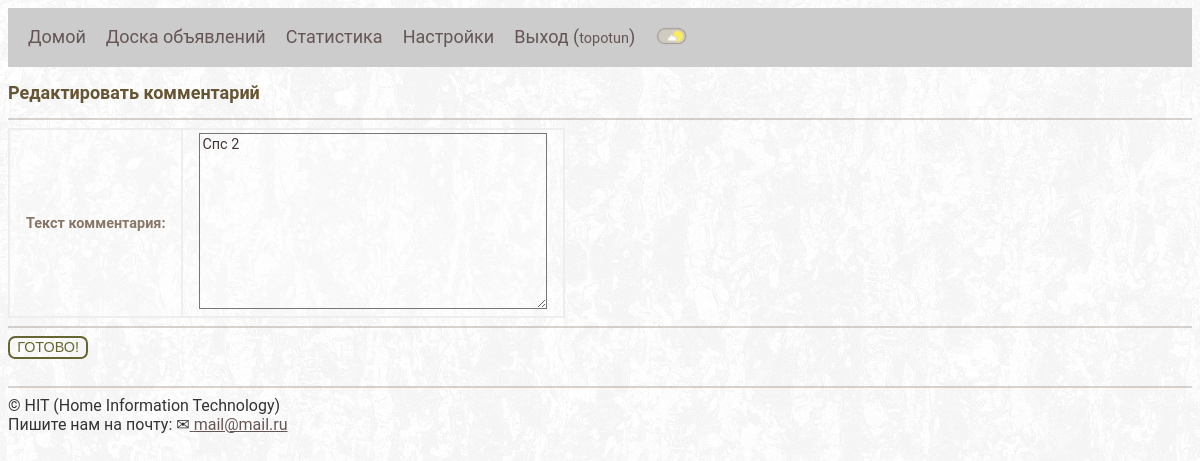
/board/edit_comment/22/ (signed in), run on an earlier commit of the app's database.
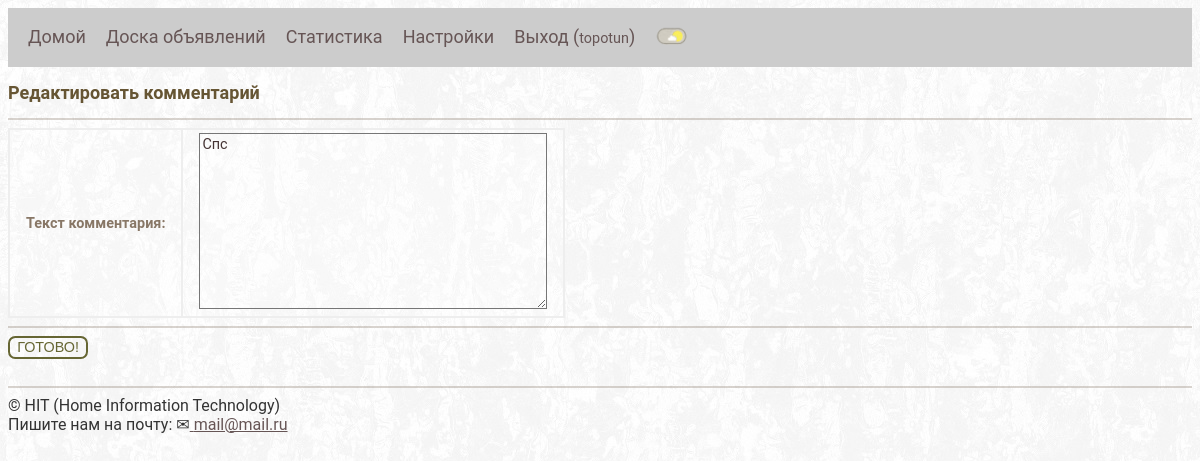
And on a later commit of the database.
### board/models.py (models this page shows, shortened)
class Comment(models.Model):
    advertisement = models.ForeignKey(Advertisement, related_name='comments', on_delete=models.CASCADE)
    author = models.ForeignKey(User, on_delete=models.CASCADE)
    content = models.TextField()
    created_at = models.DateTimeField(auto_now_add=True)
    class Meta:
        verbose_name = 'Комментарии'
        verbose_name_plural = 'Комментарии'

### board/views.py (the view)
# urls.py: path('edit_comment/<int:pk>/', views.edit_comment, name='edit_comment'),
@login_required
def edit_comment(request: HttpRequest, pk) -> HttpResponseRedirect:
    comment = Comment.objects.get(pk=pk)
    if request.user != comment.author and not request.user.is_superuser:
        return HttpResponseRedirect(request.META.get('HTTP_REFERER'))
    if request.method == "POST":
        form = CommentForm(request.POST, request.FILES, instance=comment)
        if form.is_valid():
            comment = form.save(commit=False)
            comment.save()
            pk = comment.advertisement.id
            return redirect('board:advertisement_detail', pk=pk)
    else:
        form = CommentForm(instance=comment)
    return render(request, 'board/add_comment.html',
                  {'form': form,
                   'title2': 'Редактировать комментарий'})

### board/forms.py
class CommentForm(forms.ModelForm):
    content = forms.CharField(label='Текст комментария:', widget=forms.Textarea, empty_value='')
    class Meta:
        model = Comment
        fields = ['content']

### board/user_preferences.py (called while the page is built, shortened)
def pref(request: HttpRequest):
    if request.user.is_authenticated:
        _preferences = Preferences.objects.filter(user=request.user).last()
    else:
        _preferences = None
    return {
        'user_pref': _preferences,
    }

### board/templates/board/add_comment.html (shortened to what this page needs)
{% extends 'base.html' %}
{% block content %}
  <h2>
    {% if title2 %}
      {{ title2 }}
    {% else %}
      Добавить комментарий к объявлению
    {% endif %}
  </h2>
  <hr>
  <form method="post" enctype="multipart/form-data">
    <table>
      {{ form.as_table }}
    </table>
    <hr>
    <button type="submit" name="add_adv" value="{{advertisement.pk}}">Готово!</button>
  </form>
{% endblock %}

What changed in the data, as far as the page shows it:
changed Comment: content "Спс 2" → "Спс"
